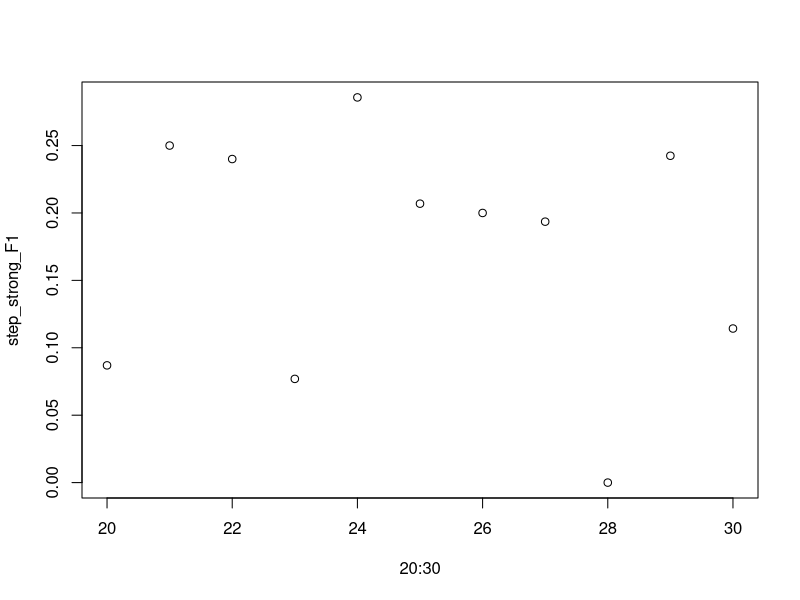
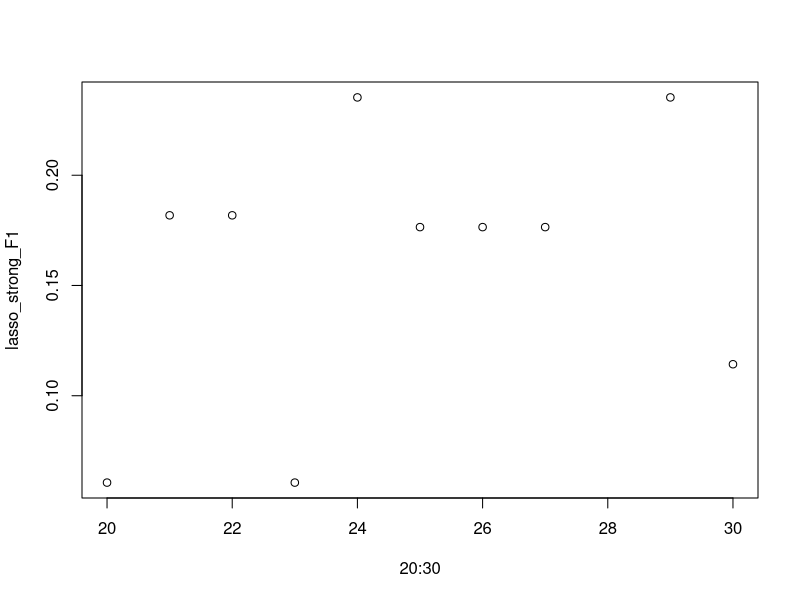

Generate these figures, in order, with R:
## ---- chunk 1
library(MASS)
library(glmnet)
library(tidyverse)
## ---- chunk 2

# this function is to calculate lasso function by cv
lasso_function = function(data, response){
  lambda_best = glmnet::cv.glmnet(x = data, y = response, alpha = 1, nfolds = 10) #cv to find best lambda
  lambda = lambda_best$lambda.min #best lambda
  lasso_best_fit = glmnet::glmnet(x = data, y = response, alpha = 1, nlambda = 1, lambda = lambda) #fit the lasso model
  lasso_best_fit
}

# this function is to calculate correlation matrix
correlation_process = function(parameters, type) {
  
  # function of density type
  correlation_density = function(parameters) {
    corr_matrix = parameters$corr_matrix
    strong = as.integer(parameters$strong * nrow(corr_matrix))
    weak_corr = as.integer(parameters$weak_corr * nrow(corr_matrix))
    weak_no_corr = as.integer(parameters$weak_no_corr * nrow(corr_matrix))
    density_num = as.integer(min(parameters$density, 1) * weak_corr * strong)
    for (i in (strong + 1):(strong + weak_corr)) {
      changed = FALSE
      for (j in 1:strong) {
        changed = rbernoulli(1)
        if (changed) {
          corr_matrix[i, j] = parameters$corr
          corr_matrix[j, i] = parameters$corr
          density_num = density_num - 1
          break
        }
      }
      if (!changed) {
         corr_matrix[i, 1] = parameters$corr
         corr_matrix[1, i] = parameters$corr
         density_num = density_num - 1
      }
    }
    changed_rate = max(density_num / (strong * weak_corr - weak_corr), 0)
    for (i in (strong + 1):(strong + weak_corr)) {
      for (j in 1:strong) {
        if (corr_matrix[i, j] == 0.5) {
          next
        }
        changed = rbernoulli(1, changed_rate)
        if (changed) {
          corr_matrix[i, j] = parameters$corr
          corr_matrix[j, i] = parameters$corr
          density_num = density_num - 1
        }
      }
    }
    return(corr_matrix)
  }
  
  # function of unique correlation.
  correlation_unique = function(parameters) {
    corr_matrix = parameters$corr_matrix
    strong = as.integer(parameters$strong * nrow(corr_matrix))
    weak_corr = as.integer(parameters$weak_corr * nrow(corr_matrix))
    weak_no_corr = as.integer(parameters$weak_no_corr * nrow(corr_matrix))
    for (i in (strong + 1):(strong + weak_corr)) {
      changed = FALSE
      for (j in 1:strong) {
        changed = rbernoulli(1)
        if (changed) {
          corr_matrix[i, j] = parameters$corr
          corr_matrix[j, i] = parameters$corr
          break
        }
      }
      if (!changed) {
         corr_matrix[i, 1] = parameters$corr
         corr_matrix[1, i] = parameters$corr
      }
    }
    return(corr_matrix)
  }
  
  if (type == "density") {
    return(correlation_density(parameters))
  }
  
  if (type == "unique") {
    return(correlation_unique(parameters))
  }
  
}

## ---- chunk 3


# This is the main function of simulation
simulation <- function(n, p, percentage, c = 1, mu = 1, sigma = 0.5, beta = NULL, seed = 100, error_sigma = 1, correlation = 0.5, type = "density", weak_corr_density = 0.5) {
  set.seed(seed) 
  
  # check input
  if (length(percentage) != 3) {
    stop("please send the 3 samples percentage")
  }
  if (p > n) {
    warning("#Features are more than #samples")
  }
  if (length(beta) > 0 && length(beta) != p) {
    stop("#Features is not consistent with #coefficient")
  }
  if (sum(percentage < 0)) {
    stop("percentage cannot be negative")
  }
  if (weak_corr_density < 0 || weak_corr_density > 1) {
    stop("weak_corr_density must be in [0, 1]")
  }
    
  # scale percentage
  strong = percentage[1] / sum(percentage)
  weak_corr = percentage[2] / sum(percentage)
  weak_no_corr = percentage[3] / sum(percentage)
  corr_feature = as.integer((strong + weak_corr) * p)
  no_corr_feature = p - corr_feature
  
  num_corr_feature = as.integer(weak_corr_density * weak_corr * strong * p * p)
  
  sigma_matrix = matrix(rep(0, p * p), nrow = p, ncol = p)
  diag(sigma_matrix) = 1
  
  parameters = list(corr_matrix = sigma_matrix, strong = strong, weak_corr = weak_corr, weak_no_corr = weak_no_corr, density = weak_corr_density, corr = correlation)
  
  sigma_matrix = correlation_process(parameters, type)
  #for (i in 1:as.integer(strong * p)) {
  #  sigma_matrix[i][i + as.integer(strong * p)] = 0.5
  #  sigma_matrix[i + as.integer(strong * p)][i] = 0.5
  #}
  #print(sigma_matrix)
  
  # simulate correlated data from multivariate Guassian distribution
  #print(correlation_process(parameters, "density"))
  #return(correlation_process(parameters, "density"))
  #print(sigma_matrix * sigma)
  #return(sigma_matrix)
  
  data = mvrnorm(n = n, mu = rep(mu, p), Sigma = sigma_matrix * sigma, tol = 1)
  
  # simulate uncorrelated data
  #for (i in 1:no_corr_feature) {
  #  no_corr = rnorm(n, mu, sigma)
  #  data = cbind(data, no_corr)
  #}
  
  # set the variable names
  data_columns_names = paste("V", 1:p, sep = "")
  colnames(data) <- data_columns_names
  
  
  # if beta is specified,  calculate c
  if (length(beta) != 0) {
    strong_beta = sort(beta, decreasing = TRUE)[as.integer(strong * p) + 1]
    c = strong_beta / sqrt(log(p) / n)
  }
  
  # if beta is not specified, simulate beta by c
  if (length(beta) == 0) {
    strong_beta = runif(as.integer(strong * p), min = c * sqrt(log(p) / n), max = c * sqrt(p / n))
    
    weak_corr_beta = runif(as.integer(weak_corr * p), min = 0, max = c * sqrt(log(p) / n))
    
    weak_beta = runif(p - as.integer(strong * p) - as.integer(weak_corr * p), min = 0, max = c * sqrt(log(p) / n))
    
    beta = c(strong_beta, weak_corr_beta, weak_beta)
    
    # randomly make some beta negative 
    beta_sign = runif(length(beta), -1, 1)
    beta_sign = beta_sign / abs(beta_sign)
    beta = beta * beta_sign
  }
  
  # calculate response variable
  error_term = rnorm(n, mean = 0, sd = error_sigma)
  response = data %*% beta + error_term
  
  
  # regression
  lr = lm(response ~ data)
  step_lr = step(lm(response ~ data), direction = "forward")
  lasso = lasso_function(data, response)

  
  # collect beta as tibble
  beta_result = tibble(
      "true beta" = beta,
      "lr coefficient" = coefficients(lr)[2:length(coefficients(lr))],
      "step coefficient" = coefficients(step_lr)[2:length(coefficients(step_lr))],
      "lasso coefficient" = as.vector(coefficients(lasso))[2:length(coefficients(lasso))],
      "type" = c(rep("strong", as.integer(strong * p)), rep("weak_corr", as.integer(weak_corr * p)), rep("weak", p - as.integer(strong * p) - as.integer(weak_corr * p)))
      ) %>% 
    replace(is.na(.), 0)
  
  # collect output
  result = list(beta = beta_result, data = data, response = response, c = c, percentage = c(strong, weak_corr, weak_no_corr), lr_model = lr, step_model = step_lr, lasso_model = lasso, cov_matrix = sigma_matrix * sigma)
  return(result)
}


## try to change the maximum of beta to 10

step_strong_F1 = c()

for (i in 20:30) {
  #  change parameter numbers
  a = simulation(100, i, c(1,3,2))
  ## to see the accuracy of the two selection methods
  ## check the selected accuracy
  step_strong_index = abs(a$beta$`lasso coefficient`)>0
  type = a$beta$type
  step_recall = sum(type[step_strong_index] == "strong")/sum(type == "strong")
  step_prec = sum(type[step_strong_index] == "strong")/length(step_strong_index)
  step_strong_F1 =c(step_strong_F1,2/(1/step_recall+1/step_prec)) 
}


lasso_strong_F1 = c()

for (i in 20:30) {
  #  change parameter numbers
  a = simulation(100, i, c(1,3,2))
  ## to see the accuracy of the two selection methods
  ## check the selected accuracy
  lasso_strong_index = abs(a$beta$`lasso coefficient`)>0
  type = a$beta$type
  lasso_recall = sum(type[lasso_strong_index] == "strong")/sum(type == "strong")
  lasso_prec = sum(type[lasso_strong_index] == "strong")/length(step_strong_index)
  lasso_strong_F1 =c(lasso_strong_F1,2*lasso_prec * lasso_recall / (lasso_prec + lasso_recall)) 
}


plot(20:30, step_strong_F1)
plot(20:30,lasso_strong_F1)

a

## also could tuning other parameters, like sample size and percentage
